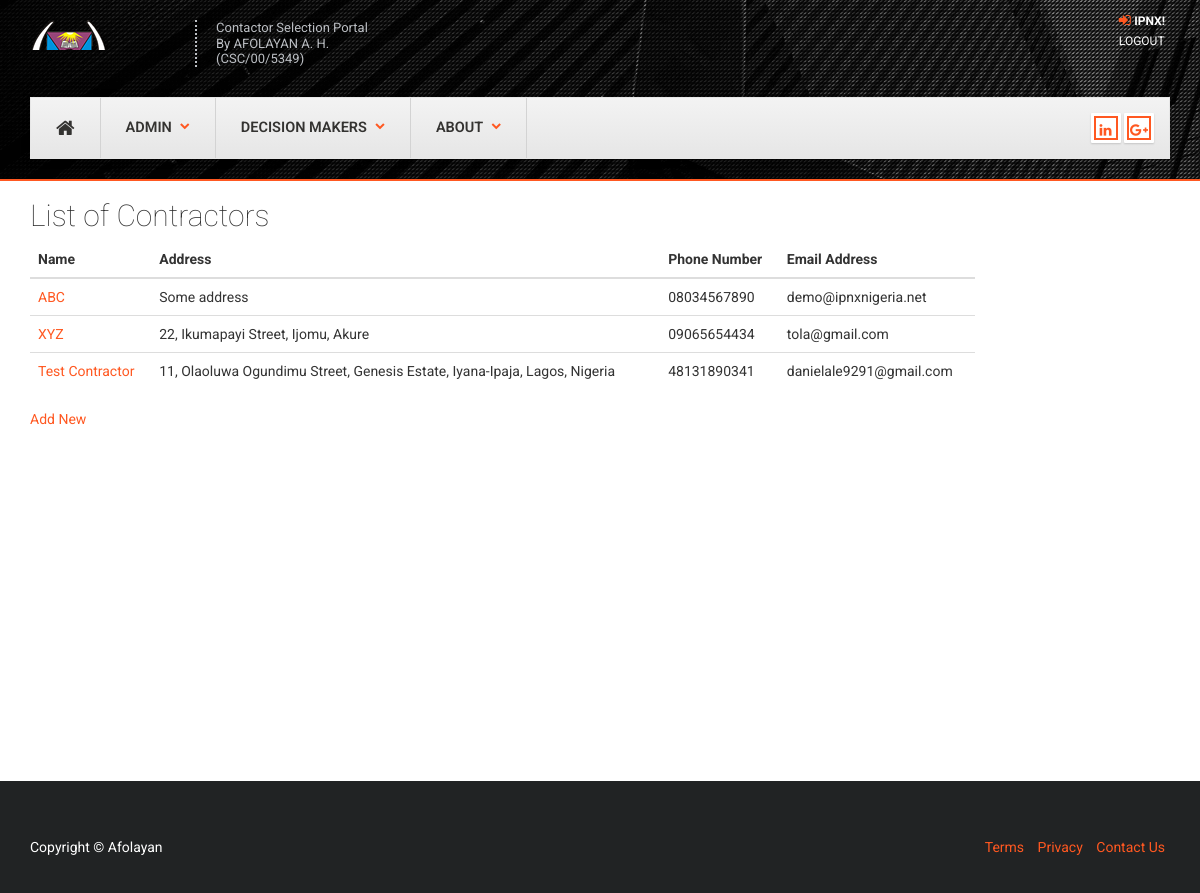
/contractors/ (signed in), run on the app's committed database.
### ahp_app/models.py (models this page shows, shortened)
class Contractor(models.Model):
    name = models.CharField(max_length=100, verbose_name='Business name')
    address = models.CharField(max_length=100, verbose_name='Address')
    phone = models.CharField(max_length=11, verbose_name='Phone number')
    email = models.EmailField()
    def get_absolute_url(self):
        return reverse('contractor-detail', kwargs={'pk': self.pk})

### ahp_app/views.py (the view)
# urls.py: path('contractors/', views.ContractorList.as_view(), name='contractors'),
class ContractorList(PermissionRequiredMixin, generic.ListView):
    model = Contractor
    template_name = 'ahp_app/contractors.html'
    permission_required = ['bid.admin', ]
    context_object_name = 'contractors'

### ahp_app/templates/ahp_app/contractors.html
{% extends 'base.html' %}
{% load bootstrap %}
{% block main %}
<div class="mbody">
  <div class="row">
    <div class="col-md-10">
      <div class="">
        <h2>List of Contractors</h2>
      </div>
      <div class="survey-description">
        <table class="table table-stripped">
          <thead>
            <th>Name</th>
            <th>Address</th>
            <th>Phone Number</th>
            <th>Email Address</th>
          </thead>
          <tbody>
            {% for crt in contractors %}
            <tr>
              <td><a href="{{ crt.get_absolute_url }}" target="_blank">{{ crt.name }}</a></td>
              <td>{{ crt.address }}</td>
              <td>{{ crt.phone }}</td>
              <td>{{ crt.email }}</td>
            </tr>
            {% endfor %}
          </tbody>
        </table>
      </div>
      {% if perms.bid.admin %}
      <div class="">
        <a href="{% url 'new-contractor' %}">Add New</a>
      </div>
      {% endif %}
    </div>
  </div>
</div>
{% endblock %}

### ahp_app/templates/base.html (shortened to what this page needs)
<!DOCTYPE html>
<html lang="en">
<head>
  {% load static %}
  <link href="{% static 'lib/bootstrap/css/bootstrap.min.css' %}" rel="stylesheet">
  <link href="{% static 'lib/font-awesome/css/font-awesome.min.css' %}" rel="stylesheet">
  <link href="{% static 'lib/owlcarousel/owl.carousel.min.css' %}" rel="stylesheet">
  <link href="{% static 'lib/owlcarousel/owl.theme.min.css' %}" rel="stylesheet">
  <link href="{% static 'lib/owlcarousel/owl.transitions.min.css' %}" rel="stylesheet">
  <link rel="stylesheet" href="{% static 'chosen/chosen.css' %}">
  <link rel="stylesheet" href="{% static 'chosen/prism.css' %}">
  <link rel="stylesheet" href="https://cdn.datatables.net/1.10.19/css/jquery.dataTables.min.css">
  <link href="{% static 'css/style.css' %}" rel="stylesheet">
</head>
<body class="page-index has-hero">
  <div id="background-wrapper" class="buildings" data-stellar-background-ratio="0.1">
    <div id="navigation" class="wrapper">
      <div class="header">
        <div class="header-inner container">
          <div class="row">
            <div class="col-md-8">
              <a class="navbar-brand" href="{% url 'root' %}" title="Home">
              </a>
              <div class="navbar-slogan">
                Contactor Selection Portal
                <br> By AFOLAYAN A. H. (CSC/00/5349)
              </div>
            </div>
            <div class="col-md-4">
              <ul class="list-inline user-menu pull-right">
                <li class="user-login"><i class="fa fa-sign-in text-primary"></i>
                  {% if user.is_authenticated %}
                  <a href="{% url 'logout' %}" class="text-uppercase"> <b>{{ user.username }}! <br> </b> Logout</a>
                  {% else %}
                  <a href="{% url 'login' %}" class="text-uppercase"> <b>Login</b> </a>
                  {% endif %}
                </li>
              </ul>
            </div>
          </div>
        </div>
      </div>
      <div class="container">
        <div class="navbar navbar-default">
          <div class="navbar-text social-media social-media-inline pull-right">
            <a href="#"><i class="fa fa-linkedin"></i></a>
            <a href="#"><i class="fa fa-google-plus"></i></a>
          </div>
          <div class="navbar-collapse collapse">
            <ul class="nav navbar-nav" id="main-menu">
              <li class="icon-link">
                <a href="{% url 'root' %}"><i class="fa fa-home"></i></a>
              </li>
              {% if perms.bid.admin %}
              <li class="dropdown">
                <a href="#" class="dropdown-toggle" data-toggle="dropdown">ADMIN<b class="caret"></b></a>
              </li>
              {% endif %}
              <li class="dropdown dropdown-mm">
                <a href="#" class="dropdown-toggle" data-toggle="dropdown">DECISION MAKERS<b class="caret"></b></a>
              </li>
              <li class="dropdown dropdown-mm">
                <a href="#" class="dropdown-toggle" data-toggle="dropdown">ABOUT<b class="caret"></b></a>
              </li>
            </ul>
          </div>
        </div>
      </div>
    </div>
  </div>
  <div id="container-fluid ">
    <div class="container" id="main-block">
      {% block main %}
      {% endblock main %}
    </div>
  </div>
  <footer id="" class="block block-bg-grey-dark">
    <div class="container">
      <div class="row ">
        <div class="col-md-7">
          <p>Copyright © Afolayan</p>
        </div>
        <div class="col-md-5">
          <ul class="list-inline pull-right">
            <li><a href="#">Terms</a></li>
            <li><a href="#">Privacy</a></li>
            <li><a href="#">Contact Us</a></li>
          </ul>
        </div>
      </div>
    </div>
  </footer>
</body>
</html>

### ahp_app/templates/base.html (style rules this page uses)
#main-block { min-height: 600px; }

### data on the page
Contractor: name "ABC", address "Some address", phone "08034567890", email "demo@ipnxnigeria.net"
Contractor: name "XYZ", address "22, Ikumapayi Street, Ijomu, Akure", phone "09065654434", email "tola@gmail.com"
Contractor: name "Test Contractor", address "11, Olaoluwa Ogundimu Street, Genesis Estate, Iyana-Ipaja, Lagos, Nigeria", phone "48131890341", email "danielale9291@gmail.com"

### other printed values
{{ user.username }} "IPNX"
